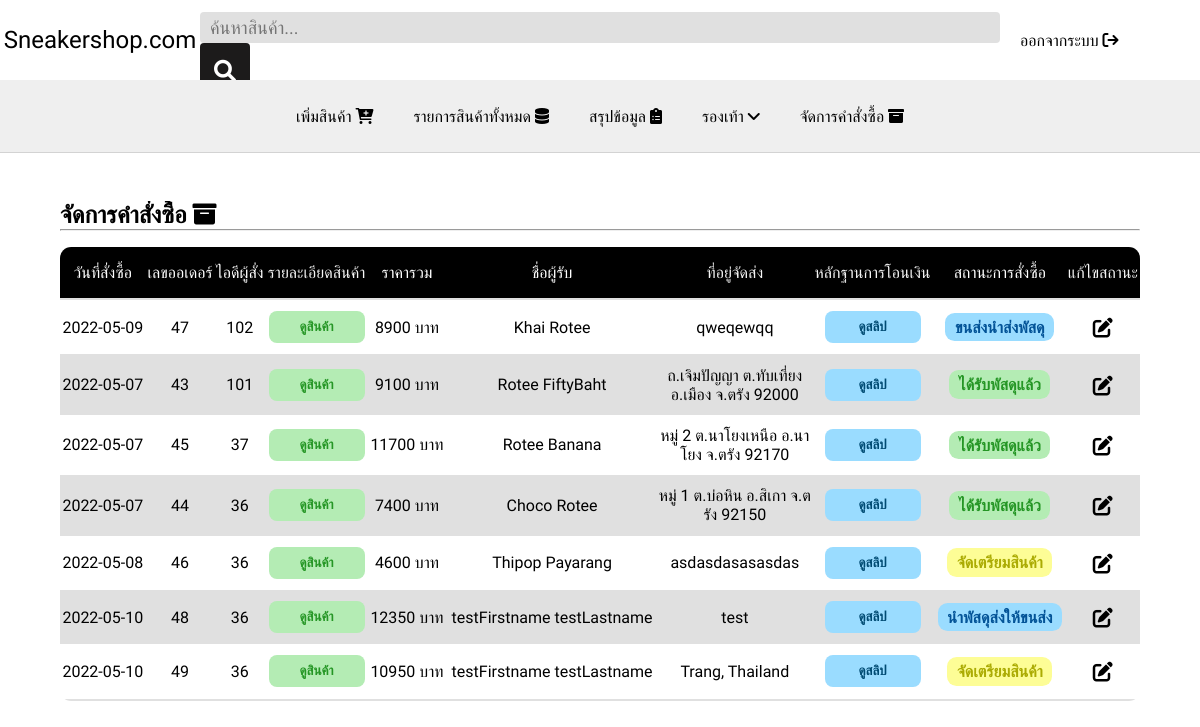
Screenshot of /ordermanage.php?order=user_id&&sort=DESC (signed in) with the database file from the repository.
### tables this page shows
CREATE TABLE `order_record` (
  `order_id` int(11) NOT NULL,
  `user_id` bigint(20) NOT NULL,
  `customer_name` varchar(50) NOT NULL,
  `customer_address` text NOT NULL,
  `send_date` date NOT NULL,
  `order_status` varchar(50) NOT NULL,
  `total_price` int(11) NOT NULL,
  `image_slip` text NOT NULL
);

### ordermanage.php (the view, shortened to what this page needs)
<?php
    include 'php/config.php';
?>
<!DOCTYPE html>
<html lang="en">
<head>
    <link rel="stylesheet" href="css/admin.css">
    <link rel="stylesheet" href="css/fontawesome/css/all.min.css">
</head>
<body>
    <header>
        <div class="container">
            <div class="logo">Sneakershop.com</div>
            <div class="serch-box">
                <form action="#">
                    <input type="text" placeholder="ค้นหาสินค้า..." required>
                    <button type="submit" required><i class="fa fa-search" aria-hidden="true"></i></button>
                </form>
            </div>
            <div class="action-list-box">
                <div class="login-box"><a href="logout.php">ออกจากระบบ </a><i class="fa-solid fa-arrow-right-from-bracket"></i></div>
            </div>
        </div>
    </header>
    <nav>
        <div class="nav-contrainer">
            <ul>
                <li><a href="addproduct.php">เพิ่มสินค้า <i class="fa-solid fa-cart-plus"></i></a></li>
                <li><a href="shoesdata.php">รายการสินค้าทั้งหมด <i class="fa-solid fa-database"></i></a></li>
                <li><a href="summary.php">สรุปข้อมูล <i class="fa-solid fa-clipboard-list"></i></a></li>
                <li>รองเท้า <i class="fa fa-angle-down" aria-hidden="true"></i></li>
                <li><a href="ordermanage.php">จัดการคำสั่งซื้อ <i class="fa-solid fa-box-archive"></i></a></li>
            </ul>
        </div>
    </nav>
    <main>
        <div class="table-con">
            <div>
                <h2>จัดการคำสั่งซื้อ <i class="fa-solid fa-box-archive"></i></h2>
                <hr>
            </div>
            <table>
                <?php
                    if(isset($_GET['order'])){
                        $order = $_GET['order'];
                    }else{
                        $order = 'order_id';
                    }
                    if(isset($_GET['sort'])){
                        $sort = $_GET['sort'];
                    }else{
                        $sort = 'ASC';
                    }
                    $select_product = mysqli_query($conn, "SELECT * FROM `order_record` ORDER BY $order $sort");
                    if(mysqli_num_rows($select_product) > 0){
                        $sort == 'DESC' ? $sort = 'ASC' : $sort = 'DESC';
                        echo "<thead>
                                <tr>
                                    <th><a href='?order=send_date&&sort=$sort'>วันที่สั่งซื้อ</a></th>
                                    <th><a href='?order=order_id&&sort=$sort'>เลขออเดอร์</a></th>
                                    <th><a href='?order=user_id&&sort=$sort'>ไอดีผู้สั่ง</a></th>
                                    <th>รายละเอียดสินค้า</th>
                                    <th><a href='?order=total_price&&sort=$sort'>ราคารวม</a></th>
                                    <th><a href='?order=customer_name&&sort=$sort'>ชื่อผู้รับ</a></th>
                                    <th>ที่อยู่จัดส่ง</th>
                                    <th>หลักฐานการโอนเงิน</th>
                                    <th><a href='?order=order_status&&sort=$sort'>สถานะการสั่งซื้อ</a></th>
                                    <th>แก้ไขสถานะ</th>
                                </tr>
                            </thead>";
                    ?>
                <tbody>
                    <?php
                    while($rows = mysqli_fetch_assoc($select_product)){
                    ?>
                    <tr>
                        <td><?php echo $rows['send_date']?></td>
                        <td><?php echo $rows['order_id']?></td>
                        <td><?php echo $rows['user_id']?></td>
                        <td class="btn-td">
                            <form action="" method="POST">
                                <input type="submit" class="btn" value="ดูสินค้า" name="order_detail">
                            </form>
                        </td>
                        <td><?php echo $rows['total_price']?> บาท</td>
                        <td><?php echo $rows['customer_name']?></td>
                        <td style="max-width:9rem; word-break:break-all;"><?php echo $rows['customer_address']?></td>
                        <td>
                            <form action="" method="post" name="slipForm">
                                <input type="submit" class="btn" value="ดูสลิป" name="openSlip" style="color:#004b73; background-color:#9adcff;">
                            </form>
                        </td>
                        <td>
                            <span class="order-status">
                                <?php
                                    if($rows['order_status'] == 'pre'){
                                        echo 'จัดเตรียมสินค้า';
                                    }elseif($rows['order_status'] == 'send1'){
                                        echo 'นำพัสดุส่งให้ขนส่ง';
                                    }elseif($rows['order_status'] == 'send2'){
                                        echo 'ขนส่งนำส่งพัสดุ';
                                    }elseif($rows['order_status'] == 'suc'){
                                        echo 'ได้รับพัสดุแล้ว';
                                    }elseif($rows['order_status'] == 'err1'){
                                        echo 'เกิดปัญหาระหว่างการขนส่ง';
                                    }elseif($rows['order_status'] == 'err2'){
                                        echo 'เกิดปัญหาการชำระเงิน';
                                    }
                                ?>
                            </span>
                        </td>
                        <td>
                            <form action="" method="post" name="editForm">
                                <button type="submit" name="editOrder" class="sub-btn"><i class="fa-solid fa-pen-to-square" style="font-size: 20px; cursor:pointer;"></i></button>
                            </form>
                        </td>
                    </tr>
                    <?php
                            }
                        }
                    ?>
                </tbody>
            </table>
        </div>
    </main>
</body>
</body>
</html>

### css/admin.css (style rules this page uses)
* { padding: 0; margin: 0; box-sizing: border-box; font-family: 'Prompt',sans-serif; }
header { background-color: #fff; color: black; width: 100%; height: 10vh; display: flex; position: sticky; }
nav { position: sticky; }
header .container { width: 100%; display: grid; grid-template-columns: 1fr 3fr 1fr; align-items: center; place-items: center; }
header .container .logo { font-size: 24px; }
header .container .serch-box { width: 100%; display: flex; justify-content: center; grid-gap:0px; }
.container .serch-box input { outline: none; border: none; }
.container .serch-box input[type=text] { width: 800px; max-height: 100%; font-size: 18px; padding: 5px 10px; border-radius: 4px; background-color: rgb(224, 224, 224); }
.container .serch-box button { width: 50px; height: 100%; font-size: 22px; border-radius: 4px; border: none; background-color: rgb(28 , 27, 27); box-shadow: inset 0 0 0 0 #fff; color: #fff; cursor: pointer; transition: all 0.3s ease-out; }
header .container .action-list-box { padding-left:20px; padding-right:30px; display: flex; width: 100%; justify-content: space-between; }
.action-list-box .login-box { cursor: pointer; transition: all 0.3s ease; }
.login-box a { color: black; text-decoration: none; }
nav { width: 100%; background-color: rgb(239, 239, 239); border-bottom: 0.5px solid rgb(211, 211, 211); }
.nav-contrainer { width: 100%; height: 9vh; display: flex; justify-content: center; align-items: center; }
.nav-contrainer ul { display: flex; list-style: none; }
.nav-contrainer ul li { margin-left:20px; margin-right:20px; cursor: pointer; }
.nav-contrainer ul li a { color: black; text-decoration: none; }

### ordermanage.php (style rules this page uses)
a { text-decoration: none; color: black; }
main { padding-top: 3rem; display: grid; place-items: center; }
.table-con { width: 90%; height: 70vh; overflow:auto; }
table { border-collapse: collapse; width: 100%; border-radius: 0.7rem; margin-top: 1rem; overflow: hidden; }
table>thead { background-color: black; color: #fff; }
table>thead>tr>th { padding: 1rem 0; font-weight: 400; color:whitesmoke; }
table>thead>tr>th>a { color: white; }
table>tbody>tr { text-align: center; }
table>tbody>tr>td { padding: 0.7rem 0; }
tr:nth-child(even) { background: rgb(224, 224, 224); }
tr:last-child { border-bottom: 2px solid rgb(224, 224, 224); }
.btn { margin: 0 auto; background-color: #b4ecb4; color: #259625; font-weight: 600; width: 6rem; padding: 0.5rem; border: none; border-radius: 0.5rem; cursor: pointer; transition: 0.2s all linear; }
.order-status { padding: 0.3rem 0.6rem; border-radius: 0.6rem; font-weight: 600; }
.sub-btn { border: none; background-color: transparent; font-size: 24px; transition: 0.2s all linear; }

### rows the page displays
order_record: send_date "2022-05-09", order_id "47", user "102", total_price "8900", customer_name "Khai Rotee", customer_address "qweqewqq", order_status "ขนส่งนำส่งพัสดุ"
order_record: send_date "2022-05-07", order_id "43", user "101", total_price "9100", customer_name "Rotee FiftyBaht", customer_address "ถ.เจิมปัญญา ต.ทับเที่ยง อ.เมือง จ.ตรัง 92000", order_status "ได้รับพัสดุแล้ว"
order_record: send_date "2022-05-07", order_id "45", user "37", total_price "11700", customer_name "Rotee Banana", customer_address "หมู่ 2 ต.นาโยงเหนือ อ.นาโยง จ.ตรัง 92170", order_status "ได้รับพัสดุแล้ว"
order_record: send_date "2022-05-07", order_id "44", user "36", total_price "7400", customer_name "Choco Rotee", customer_address "หมู่ 1 ต.บ่อหิน อ.สิเกา จ.ตรัง 92150", order_status "ได้รับพัสดุแล้ว"
order_record: send_date "2022-05-08", order_id "46", user "36", total_price "4600", customer_name "Thipop Payarang", customer_address "asdasdasasasdas", order_status "จัดเตรียมสินค้า"
order_record: send_date "2022-05-10", order_id "48", user "36", total_price "12350", customer_name "testFirstname testLastname", customer_address "test", order_status "นำพัสดุส่งให้ขนส่ง"
order_record: send_date "2022-05-10", order_id "49", user "36", total_price "10950", customer_name "testFirstname testLastname", customer_address "Trang, Thailand", order_status "จัดเตรียมสินค้า"
